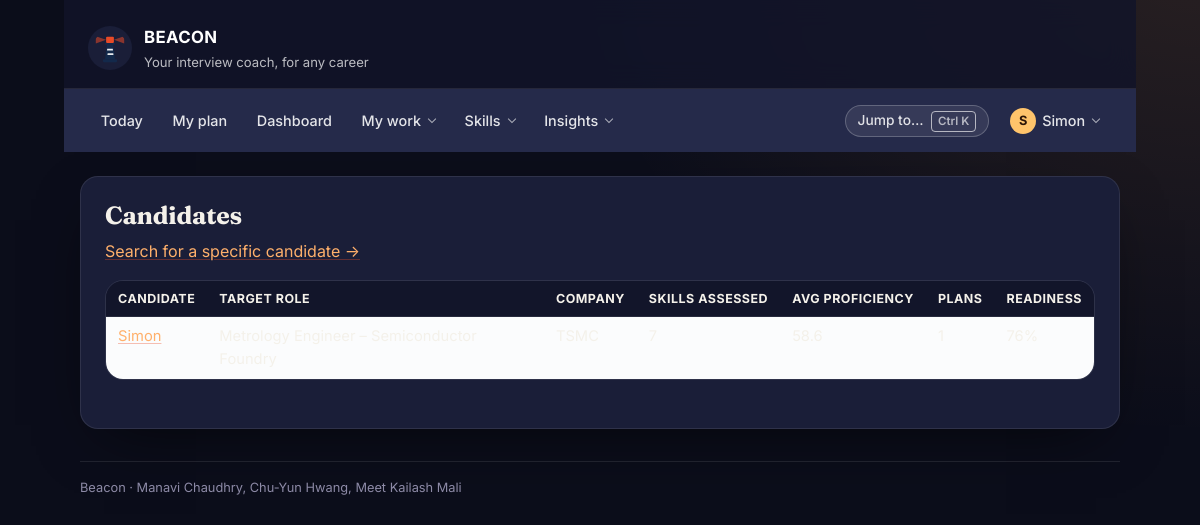
Before: /candidates/ (signed in) with the older database file.
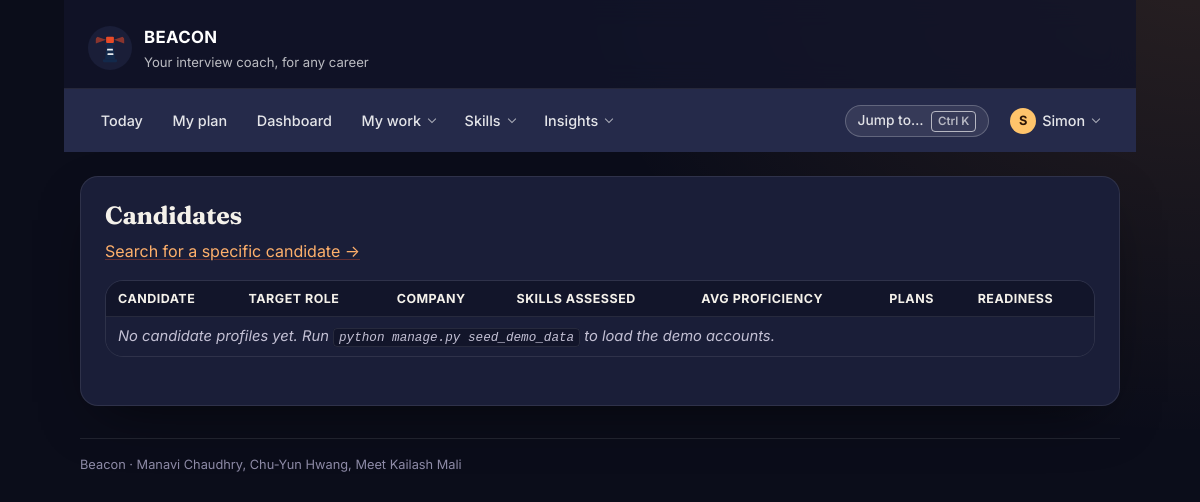
After: the same page with the newer database file.
### preparation/models.py (models this page shows, shortened)
class CandidateProfile(models.Model):
    class ExperienceLevel(models.TextChoices):
        STUDENT = "STU", "Current student"
        NEW_GRAD = "NEW", "New graduate"
        EARLY_CAREER = "EARLY", "Early career (1-3 yrs)"
        MID_CAREER = "MID", "Experienced (4+ yrs)"
        SWITCHING = "SWTCH", "Changing careers"
        RETURNING = "RETRN", "Returning to work"
    class PrimaryConcern(models.TextChoices):
        TECHNICAL = "TECH", "Technical rounds"
        BEHAVIORAL = "BEHAV", "Behavioral questions"
        RESUME = "RESUME", "Resume and elevator pitch"
        CONFIDENCE = "CONF", "Confidence under pressure"
        TIME = "TIME", "Not enough time to prepare"
    user = models.OneToOneField(
        settings.AUTH_USER_MODEL,
        on_delete=models.CASCADE,
        related_name="candidate_profile",
        help_text="One login = one career profile.",
    )
    target_role = models.CharField(
        max_length=120, help_text="e.g. Software Engineer Intern"
    )
    target_roles = models.JSONField(
        default=list,
        blank=True,
        help_text="All target roles; requirements use the highest bar among them.",
    )
    interests = models.JSONField(
        default=list,
        blank=True,
        help_text="Interest keys chosen at onboarding, e.g. ['data', 'product'].",
    )
    target_company = models.CharField(max_length=120, blank=True)
    experience_level = models.CharField(
        max_length=5, choices=ExperienceLevel.choices, default=ExperienceLevel.STUDENT
    )
    resume_summary = models.TextField(
        blank=True,
        help_text="Plain-text resume the parser turns into an initial skill list.",
    )
    resume_file = models.FileField(
        upload_to="resumes/",
        blank=True,
        null=True,
        help_text="Original upload from the drag-and-drop area on the setup screen.",
    )
    target_interview_date = models.DateField(
        null=True,
        blank=True,
        help_text="Deadline Beacon plans backwards from. Blank = open-ended prep.",
    )
    preparation_timeline_weeks = models.PositiveSmallIntegerField(
        default=6,
        validators=[MinValueValidator(1), MaxValueValidator(52)],
        help_text="Weeks the user says they have. Drives the length of the roadmap.",
    )
    primary_concern = models.CharField(
        max_length=6,
        choices=PrimaryConcern.choices,
        blank=True,
        help_text="Optional. Used to weight which skill gaps get tackled first.",
    )
    skills = models.ManyToManyField(
        Skill,
        through="SkillAssessment",
        related_name="candidates",
        blank=True,
    )
    created_at = models.DateTimeField(auto_now_add=True)
    updated_at = models.DateTimeField(auto_now=True)
    class Meta:
        ordering = ["-updated_at"]
    def get_absolute_url(self):
        return reverse("preparation:candidate_detail", args=[self.pk])
    @property
    def readiness_percent(self):
        assessments = list(self.assessments.all())
        if not assessments:
            return 0
        ratios = [
            min(a.proficiency_score / a.required_level, 1) if a.required_level else 1
            for a in assessments
        ]
        return round(sum(ratios) / len(ratios) * 100)

### preparation/views.py (the view)
# urls.py: path("candidates/", views.CandidateListView.as_view(), name="candidate_list"),
@method_decorator(login_required, name="dispatch")
class CandidateListView(ListView):
    model = CandidateProfile
    template_name = "preparation/candidate_list.html"
    context_object_name = "candidates"
    def get_queryset(self):
        return (
            visibility.candidates_for(self.request.user).select_related("user")
            .annotate(
                assessment_count=Count("assessments", distinct=True),
                plan_count=Count("plans", distinct=True),
                average_proficiency=Avg("assessments__proficiency_score"),
            )
            .order_by("user__username")
        )

### beacon_core/security.py (called while the page is built, shortened)
def csp_nonce(request):
    return {"csp_nonce": getattr(request, "csp_nonce", "")}

    def __call__(self, request):
        if request.method != "POST" or not getattr(settings, "RATE_LIMITS_ENABLED", True):
            return self.get_response(request)

### preparation/context_processors.py (called while the page is built)
def google_oauth(request):
    provider = settings.SOCIALACCOUNT_PROVIDERS.get("google", {})
    app = provider.get("APP", {})
    return {
        "google_oauth_configured": bool(app.get("client_id") and app.get("secret")),
        "google_oauth_placeholder": settings.DEBUG,
    }

### preparation/navigation.py (called while the page is built)
def _entry(item, current, user):
    if item.get("staff_only") and not user.is_staff:
        return None
    try:
        url = reverse(item["name"])
    except NoReverseMatch:
        return None
    return {
        "label": item["label"],
        "url": url,
        "hint": item.get("hint", ""),
        "active": current == item["name"],
    }

def navigation(request):
    if not getattr(request, "user", None) or not request.user.is_authenticated:
        return {"nav": None}
    return {"nav": build(request)}

### preparation/visibility.py (called while the page is built)
def is_coach(user):
    return bool(user and user.is_authenticated and user.is_staff)

### templates/preparation/candidate_list.html (shortened to what this page needs)
{% extends "base.html" %}
{% block heading %}Candidates{% endblock %}
{% block content %}
  <p><a href="{% url 'preparation:candidate_search' %}">Search for a specific candidate &rarr;</a></p>
  <div class="table-scroll">
  <table>
    <tr>
      <th>Candidate</th><th>Target role</th><th>Company</th>
      <th>Skills assessed</th><th>Avg proficiency</th><th>Plans</th><th>Readiness</th>
    </tr>
    {% for candidate in candidates %}
      <tr>
        <td><a href="{{ candidate.get_absolute_url }}">{{ candidate.user.get_full_name|default:candidate.user.username }}</a></td>
        <td>{{ candidate.target_role }}</td>
        <td>{{ candidate.target_company|default:"--" }}</td>
        <td>{{ candidate.assessment_count }}</td>
        <td>{% if candidate.average_proficiency %}{{ candidate.average_proficiency|floatformat:1 }}{% else %}--{% endif %}</td>
        <td>{{ candidate.plan_count }}</td>
        <td>{{ candidate.readiness_percent }}%</td>
      </tr>
    {% empty %}
      <tr><td colspan="7">No candidate profiles yet. Run
        <code>python manage.py seed_demo_data</code> to load the demo accounts.</td></tr>
    {% endfor %}
  </table>
  </div>
{% endblock %}

### templates/base.html (shortened to what this page needs)
{% load static %}<!DOCTYPE html>
<html lang="en">
<head>
  <link rel="stylesheet" href="{% static 'css/beacon.css' %}">
  <link rel="stylesheet" href="{% static 'css/beacon-night.css' %}">
</head>
<body class="{% block body_class %}{% endblock %}">
  <div class="page">
    <header class="masthead">
      <img class="masthead__logo" src="{% static 'img/beacon-logo.svg' %}"
           alt="" width="44" height="44">
      <div class="masthead__text">
        <p class="masthead__title">BEACON</p>
        <p class="masthead__tagline">
          Your interview coach, for any career
        </p>
      </div>
    </header>
    <nav class="nav" aria-label="Main">
      {% if nav %}
        <ul class="nav__list">
          {% for item in nav.items %}
            {% if item.children %}
              <li class="nav__group">
                <details class="menu{% if item.active %} is-active{% endif %}">
                  <summary class="nav__link">{{ item.label }}</summary>
                </details>
              </li>
            {% else %}
              <li>
                <a class="nav__link{% if item.active %} is-active{% endif %}" href="{{ item.url }}"
                   {% if item.active %}aria-current="page"{% endif %}>{{ item.label }}</a>
              </li>
            {% endif %}
          {% endfor %}
        </ul>
        <div class="nav__right">
          <button type="button" class="nav-palette" data-palette-open
                  aria-label="Search pages, candidates and skills">
            Jump to&hellip; <kbd>&#8984;K</kbd>
          </button>
          <details class="menu menu--account">
            <summary class="nav__link nav__avatar" aria-label="Account menu">
              <span class="avatar" aria-hidden="true">{{ user.get_username|slice:":1"|upper }}</span>
              <span class="nav__username">{{ user.get_username }}</span>
            </summary>
          </details>
        </div>
      {% else %}
        <ul class="nav__list">
          <li><a class="nav__link" href="{% url 'preparation:login' %}">Log In</a></li>
          <li><a class="nav__link" href="{% url 'preparation:signup' %}">Sign Up</a></li>
        </ul>
      {% endif %}
    </nav>
    <main class="content">
      {% block page_header %}
        <h1 class="page-title">{% block heading %}Beacon{% endblock %}</h1>
      {% endblock %}
      {% block content %}{% endblock %}
    </main>
    <footer class="footer">
      Beacon &middot; Manavi Chaudhry, Chu-Yun Hwang, Meet Kailash Mali
    </footer>
  </div>
</body>
</html>

Changed rows visible on the page:
removed CandidateProfile: user.get_full_name "Simon"
Other visible differences:
text now shown: "No candidate profiles yet. Run python manage.py seed_demo_data to load the demo accounts."
